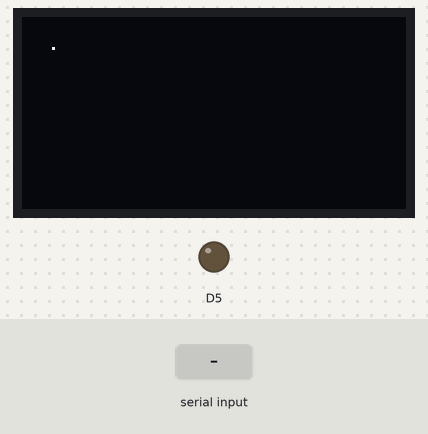
A sketch run on a simulated ESP8266 (NodeMCU). On the bench: 128×64 one-colour display, output pins drawn as LEDs (lit = HIGH). Inputs (shaded band) come from the test bench. The display library's start-up logo is not drawn.

Above: at 3.2 s.
3.3 s: "1\n" received over Serial
At 4.1 s:
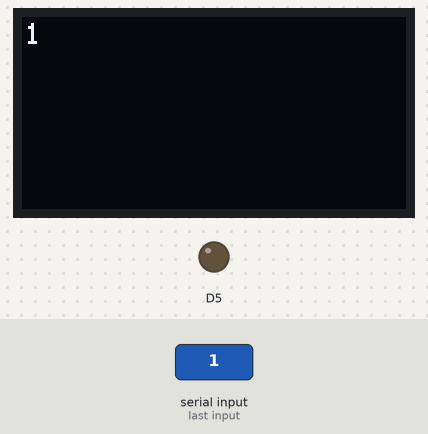
4.8 s: "1\n" received over Serial
At 5.8 s:
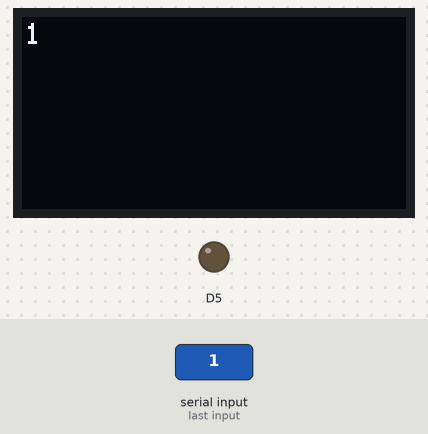
6.3 s: "0\n" received over Serial
At 7.5 s:
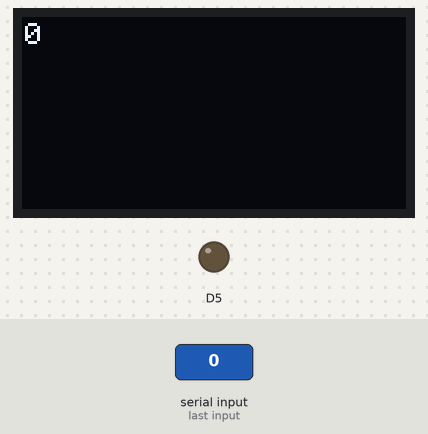
7.8 s: "2\n" received over Serial
At 8.6 s:
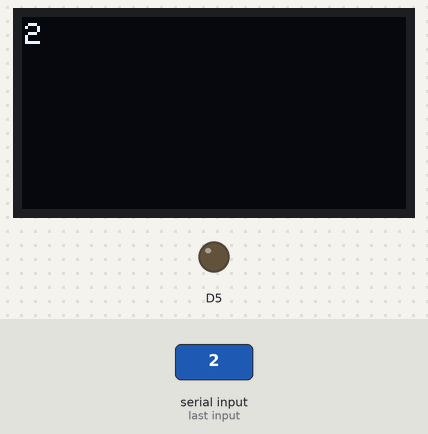
Timing chart, 0 to 10.3 s (numbered marks = the images above; inputs shaded):
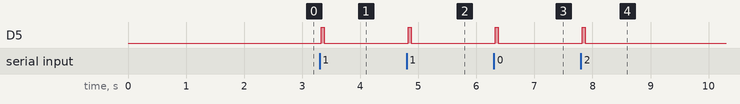

The sketch:

SerialToDisplay.ino
```cpp
#define BLYNK_PRINT Serial


#include <ESP8266WiFi.h>
#include <BlynkSimpleEsp8266.h>

#include <SPI.h>
#include <Wire.h>
#include <Adafruit_GFX.h>
#include <Adafruit_SSD1306.h>

#define SCREEN_WIDTH 128 // OLED display width, in pixels
#define SCREEN_HEIGHT 64 // OLED display height, in pixels

#define SCREEN_ADDRESS 0x3C ///< See datasheet for Address; 0x3D for 128x64, 0x3C for 128x32
Adafruit_SSD1306 display(SCREEN_WIDTH, SCREEN_HEIGHT);

// You should get Auth Token in the Blynk App.
// Go to the Project Settings (nut icon).
char auth[] = "YourAuthToken";

// Your WiFi credentials.
// Set password to "" for open networks.
char ssid[] = "YourNetworkName";
char pass[] = "YourPassword";
void printToDisplay(const String &message)
{
  display.clearDisplay();

  display.setTextSize(1);      // Normal 1:1 pixel scale
  display.setTextColor(SSD1306_WHITE); // Draw white text
  display.setCursor(1, 2);     // Start at top-left corner
  display.cp437(true);         // Use full 256 char 'Code Page 437' font

  display.print(message);

  display.display();
}

void setup()
{
  // Debug console
  Serial.begin(115200);

  // SSD1306_SWITCHCAPVCC = generate display voltage from 3.3V internally
  if (!display.begin(SSD1306_SWITCHCAPVCC, SCREEN_ADDRESS)) {
    Serial.println("SSD1306 allocation failed");
    for (;;); // Don't proceed, loop forever
  }

  // Show initial display buffer contents on the screen --
  // the library initializes this with an Adafruit splash screen.
  display.display();
  delay(2000); // Pause for 2 seconds
  display.clearDisplay();

  // Draw a single pixel in white
  display.drawPixel(10, 10, SSD1306_WHITE);
  display.display();
  pinMode(D5, OUTPUT);

}

void loop()
{
  Blynk.run();

  if (Serial.available() > 0)
  {
    String message = Serial.readStringUntil('\n');
    printToDisplay(message);
    digitalWrite(D5, HIGH);
    delay(50);
    digitalWrite(D5, LOW);
  }
}
```

Measured:
- after the input at 3.3 s, D5: LOW → HIGH at once, → LOW 0.05 s later
- after the input at 4.8 s, D5: LOW → HIGH at once, → LOW 0.05 s later
- after the input at 6.3 s, D5: LOW → HIGH at once, → LOW 0.05 s later
- after the input at 7.8 s, D5: LOW → HIGH at once, → LOW 0.05 s later
